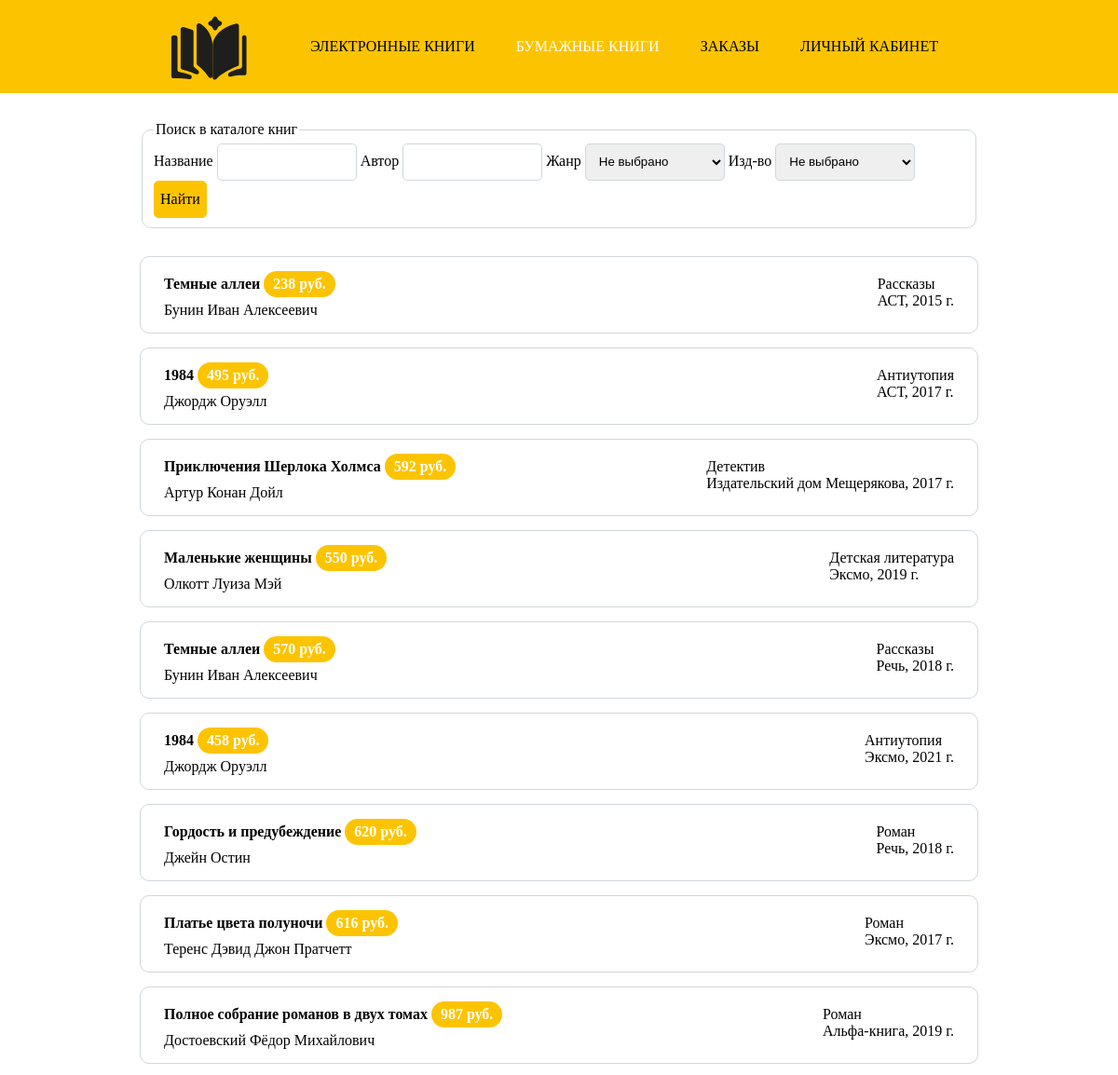
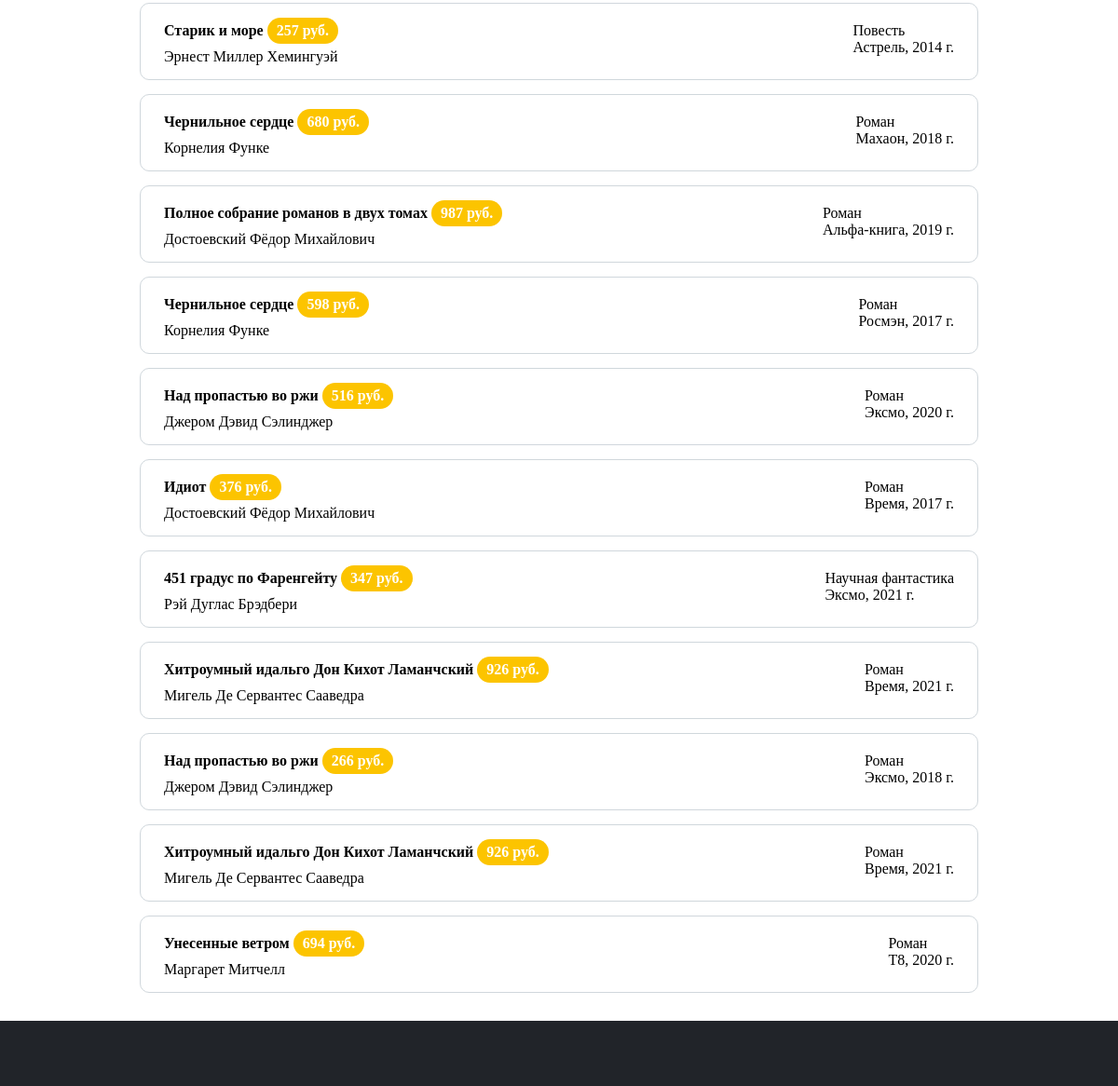
Page /copies.php on the committed database (2 pictures, top to bottom).
### tables this page shows
CREATE TABLE `copies` (
  `id_copy` int(10) NOT NULL,
  `id_composition` int(10) NOT NULL,
  `copy_count` int(10) NOT NULL,
  `publisher` int(10) NOT NULL,
  `publish_year` year(4) NOT NULL,
  `id_storage` int(10) NOT NULL,
  `price` int(10) NOT NULL
);

CREATE TABLE `compositions` (
  `id_composition` int(10) NOT NULL,
  `name` varchar(50) NOT NULL,
  `volume_count` int(10) NOT NULL DEFAULT '1',
  `id_genre` int(10) NOT NULL,
  `id_author` int(10) NOT NULL
);

CREATE TABLE `authors` (
  `id_author` int(10) NOT NULL,
  `full_name` varchar(35) NOT NULL,
  `country` varchar(25) NOT NULL,
  `life_years` varchar(9) NOT NULL
);

CREATE TABLE `genres` (
  `id_genre` int(10) NOT NULL,
  `name` varchar(20) NOT NULL,
  `property` varchar(255) NOT NULL
);

CREATE TABLE `publishers` (
  `id_publisher` int(10) NOT NULL,
  `name` varchar(30) NOT NULL,
  `address` varchar(55) NOT NULL
);

### copies.php (the view, shortened to what this page needs)
<!DOCTYPE html>
<html lang="ru">
<head>
    <link rel="stylesheet" href="css/styles.css" type="text/css">
</head>
<body>
    <header>
        <div class="logo">
            <img src="images/logo.svg" alt="">
        </div>
        <div class="menu">
            <ul>
                <li><a href="e_books.php">электронные книги</a></li>
                <li><a href="copies.php" class="active">бумажные книги</a></li>
                <li><a href="orders.php">заказы</a></li>
                <li><a href="account.php">личный кабинет</a></li>
            </ul>
        </div>
    </header>
    <main>
        <? include("php/connect.php"); ?>
        <fieldset>
            <legend>Поиск в каталоге книг</legend>
            <form action="copies.php" method="post">
                <label for="name">
                    Название <input type="text" name="name" id="name" value="">
                </label>
                <label for="author">
                    Автор <input type="text" name="author" id="author" value="">
                </label>
                <label for="genre">
                    Жанр
                    <select id="genre" name="genre">
                        <option selected value="">Не выбрано</option>
                    </select>
                </label>
                <label for="publisher">
                    Изд-во
                    <select id="publisher" name="publisher">
                        <option selected value="">Не выбрано</option>
                    </select>
                </label>
                <button type="submit">Найти</button>
            </form>
        </fieldset>
        <?
        $sql = "SELECT cp.id_copy, cm.name AS book_name, au.full_name, gn.name AS genre, pb.name AS publisher, cp.publish_year, cp.price FROM copies cp, compositions cm, authors au, genres gn, publishers pb WHERE cp.id_composition = cm.id_composition AND cm.id_author = au.id_author AND cm.id_genre = gn.id_genre AND cp.publisher = pb.id_publisher";
        $query = $connect -> query($sql);
        while ($result = mysqli_fetch_array($query)): ?>
        <section class="book">
            <div class="book-info">
                <p class="book-name">
                    <? echo $result['book_name'] ?>
                    <span class="book-page"><? echo $result['price'] ?> руб.</span>
                </p>
                <p><? echo $result['full_name'] ?></p>
            </div>
            <p class="book-genre">
                <? echo $result['genre'] ?><br>
                <? echo $result['publisher'] ?>, <? echo $result['publish_year'] ?> г.
            </p>
        </section>
        <? endwhile; ?>
    </main>
    <footer></footer>
</body>
</html>

### css/styles.css (style rules this page uses)
html, body, p { margin: 0; padding: 0; font-family: Comfortaa, serif; font-size: 16px; }
img { width: 100%; height: 100%; }
input, select { width: 150px; box-sizing: border-box; height: 40px; padding: 10px; border: 1px solid #d0d7dc; border-radius: 5px; }
button { height: 40px; background-color: #fcc400; border: 1px solid #fcc400; border-radius: 5px; font-family: Comfortaa, serif; font-size: 16px; }
header { width: 100%; background-color: #fcc400; display: flex; justify-content: center; }
.logo { width: 100px; height: 100px; }
.menu { display: flex; align-items: center; }
.menu li { display: inline-block; line-height: 40px; text-transform: uppercase; font-size: 16px; padding: 0 20px; }
.menu li a { color: black; text-decoration: none; }
.menu li .active { color: white; }
main { width: 75%; height: auto; min-height: 525px; margin: 0 auto; padding: 30px 0; box-sizing: border-box; }
fieldset { display: flex; justify-content: center; column-gap: 10px; margin-bottom: 30px; border: 1px solid #d0d7dc; border-radius: 10px; }
.book { width: 100%; padding: 15px 25px; margin-bottom: 15px; border: 1px solid #d0d7dc; border-radius: 10px; position: relative; display: flex; align-items: center; gap: 10px; box-sizing: border-box; }
.book:last-child { margin-bottom: 0; }
.book-info { flex-grow: 1; }
.book-name { margin-bottom: 5px; font-weight: bold; }
.book-page, .order-price { display: inline-block; padding: 5px 10px; background-color: #fcc400; border-radius: 20px; color: white; }
.book-genre, .order-num, .reader { display: inline-block; padding: 5px 0; align-self: flex-start; }
footer { width: 100%; height: 70px; background-color: #212429; }

### rows in the picture
copies: id_composition.name "Темные аллеи", price "238", authors.full_name "Бунин Иван Алексеевич", genres.name "Рассказы", publisher.name "АСТ", publish_year "2015"
copies: id_composition.name "1984", price "495", authors.full_name "Джордж Оруэлл", genres.name "Антиутопия", publisher.name "АСТ", publish_year "2017"
copies: id_composition.name "Приключения Шерлока Холмса", price "592", authors.full_name "Артур Конан Дойл", genres.name "Детектив", publisher.name "Издательский дом Мещерякова", publish_year "2017"
copies: id_composition.name "Маленькие женщины", price "550", authors.full_name "Олкотт Луиза Мэй", genres.name "Детская литература", publisher.name "Эксмо", publish_year "2019"
copies: id_composition.name "Темные аллеи", price "570", authors.full_name "Бунин Иван Алексеевич", genres.name "Рассказы", publisher.name "Речь", publish_year "2018"
copies: id_composition.name "1984", price "458", authors.full_name "Джордж Оруэлл", genres.name "Антиутопия", publisher.name "Эксмо", publish_year "2021"
copies: id_composition.name "Гордость и предубеждение", price "620", authors.full_name "Джейн Остин", genres.name "Роман", publisher.name "Речь", publish_year "2018"
copies: id_composition.name "Платье цвета полуночи", price "616", authors.full_name "Теренс Дэвид Джон Пратчетт", genres.name "Роман", publisher.name "Эксмо", publish_year "2017"
copies: id_composition.name "Полное собрание романов в двух томах", price "987", authors.full_name "Достоевский Фёдор Михайлович", genres.name "Роман", publisher.name "Альфа-книга", publish_year "2019"
copies: id_composition.name "Старик и море", price "257", authors.full_name "Эрнест Миллер Хемингуэй", genres.name "Повесть", publisher.name "Астрель", publish_year "2014"
copies: id_composition.name "Чернильное сердце", price "680", authors.full_name "Корнелия Функе", genres.name "Роман", publisher.name "Махаон", publish_year "2018"
copies: id_composition.name "Полное собрание романов в двух томах", price "987", authors.full_name "Достоевский Фёдор Михайлович", genres.name "Роман", publisher.name "Альфа-книга", publish_year "2019"
copies: id_composition.name "Чернильное сердце", price "598", authors.full_name "Корнелия Функе", genres.name "Роман", publisher.name "Росмэн", publish_year "2017"
copies: id_composition.name "Над пропастью во ржи", price "516", authors.full_name "Джером Дэвид Сэлинджер", genres.name "Роман", publisher.name "Эксмо", publish_year "2020"
copies: id_composition.name "Идиот", price "376", authors.full_name "Достоевский Фёдор Михайлович", genres.name "Роман", publisher.name "Время", publish_year "2017"
copies: id_composition.name "451 градус по Фаренгейту", price "347", authors.full_name "Рэй Дуглас Брэдбери", genres.name "Научная фантастика", publisher.name "Эксмо", publish_year "2021"
copies: id_composition.name "Хитроумный идальго Дон Кихот Ламанчский", price "926", authors.full_name "Мигель Де Сервантес Сааведра", genres.name "Роман", publisher.name "Время", publish_year "2021"
copies: id_composition.name "Над пропастью во ржи", price "266", authors.full_name "Джером Дэвид Сэлинджер", genres.name "Роман", publisher.name "Эксмо", publish_year "2018"
copies: id_composition.name "Хитроумный идальго Дон Кихот Ламанчский", price "926", authors.full_name "Мигель Де Сервантес Сааведра", genres.name "Роман", publisher.name "Время", publish_year "2021"
copies: id_composition.name "Унесенные ветром", price "694", authors.full_name "Маргарет Митчелл", genres.name "Роман", publisher.name "Т8", publish_year "2020"
